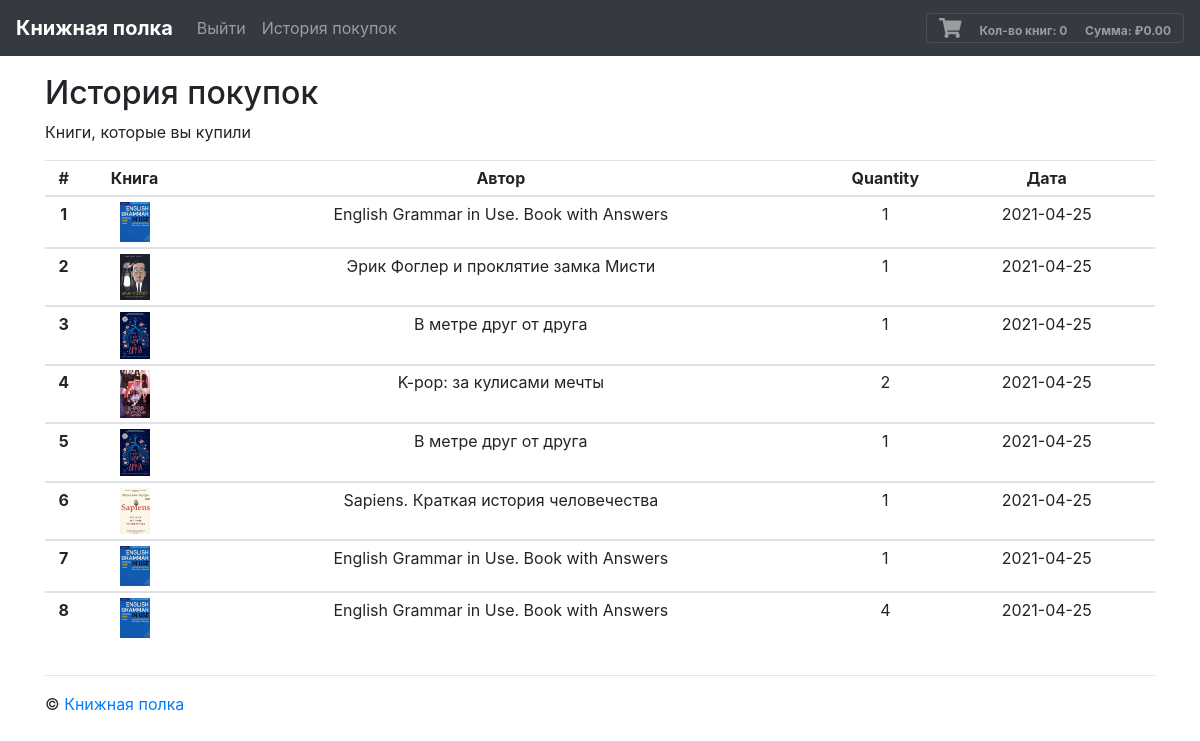
/history/ (signed in), run on the app's committed database.
### tables this page shows
CREATE TABLE purchases (uid text, book text, image text, quantity integer, id INTEGER, date date NOT NULL DEFAULT CURRENT_DATE);

### application.py (the view)
@app.route("/history/")
def history():
    shoppingCart = []
    shopLen = len(shoppingCart)
    totItems, total, display = 0, 0, 0
    myShirts = db.execute("SELECT * FROM purchases WHERE uid=:uid", uid=session["uid"])
    myShirtsLen = len(myShirts)
    return render_template("history.html", shoppingCart=shoppingCart, shopLen=shopLen, total=total, totItems=totItems, display=display, session=session, myShirts=myShirts, myShirtsLen=myShirtsLen)

### templates/history.html (shortened to what this page needs)
{% extends "base.html" %}
{% block body %}
      <div class="row">
        <div class="col-sm">
          <h2>История покупок</h2>
          <p>Книги, которые вы купили</p>
          <table class="table table-sm">
            <thead>
              <tr>
                <th scope="col">#</th>
                <th scope="col">Книга</th>
                <th scope="col">Автор</th>
                <th scope="col">Quantity</th>
                <th scope="col">Дата</th>
                <th scope="col"></th>
              </tr>
            </thead>
            <tbody>
            {% for i in range(myShirtsLen) %}
              <tr>
                <th scope="row">{{ i + 1 }}</th>
                <td><img src="/static/img/{{ myShirts[i]["image"] }}" width="30px" alt="{{ myShirts[i]["book"] }}" /></td>
                <td>{{ myShirts[i]["book"] }}</td>
                <td>{{ myShirts[i]["quantity"] }}</td>
                <td>{{ myShirts[i]["date"] }}</td>
              </tr>
            </tbody>
            {% endfor %}
          </table>
        </div>
      </div>
    </div>
  </main>
{% endblock %}

### static/css/custom.css (style rules this page uses)
tr { text-align: center; }

### data on the page
purchases: image+book (picture), book "English Grammar in Use. Book with Answers", quantity "1", date "2021-04-25"
purchases: image+book (picture), book "Эрик Фоглер и проклятие замка Мисти", quantity "1", date "2021-04-25"
purchases: image+book (picture), book "В метре друг от друга", quantity "1", date "2021-04-25"
purchases: image (picture), book "K-pop: за кулисами мечты", quantity "2", date "2021-04-25"
purchases: image+book (picture), book "В метре друг от друга", quantity "1", date "2021-04-25"
purchases: image+book (picture), book "Sapiens. Краткая история человечества", quantity "1", date "2021-04-25"
purchases: image+book (picture), book "English Grammar in Use. Book with Answers", quantity "1", date "2021-04-25"
purchases: image+book (picture), book "English Grammar in Use. Book with Answers", quantity "4", date "2021-04-25"

### other printed values
{{ totItems }} "0"
{{ '{:,.2f}'.format(total) }} "0.00"
{{ i + 1 }} "1" "2" "3" "4" "5" "6" "7" "8"
